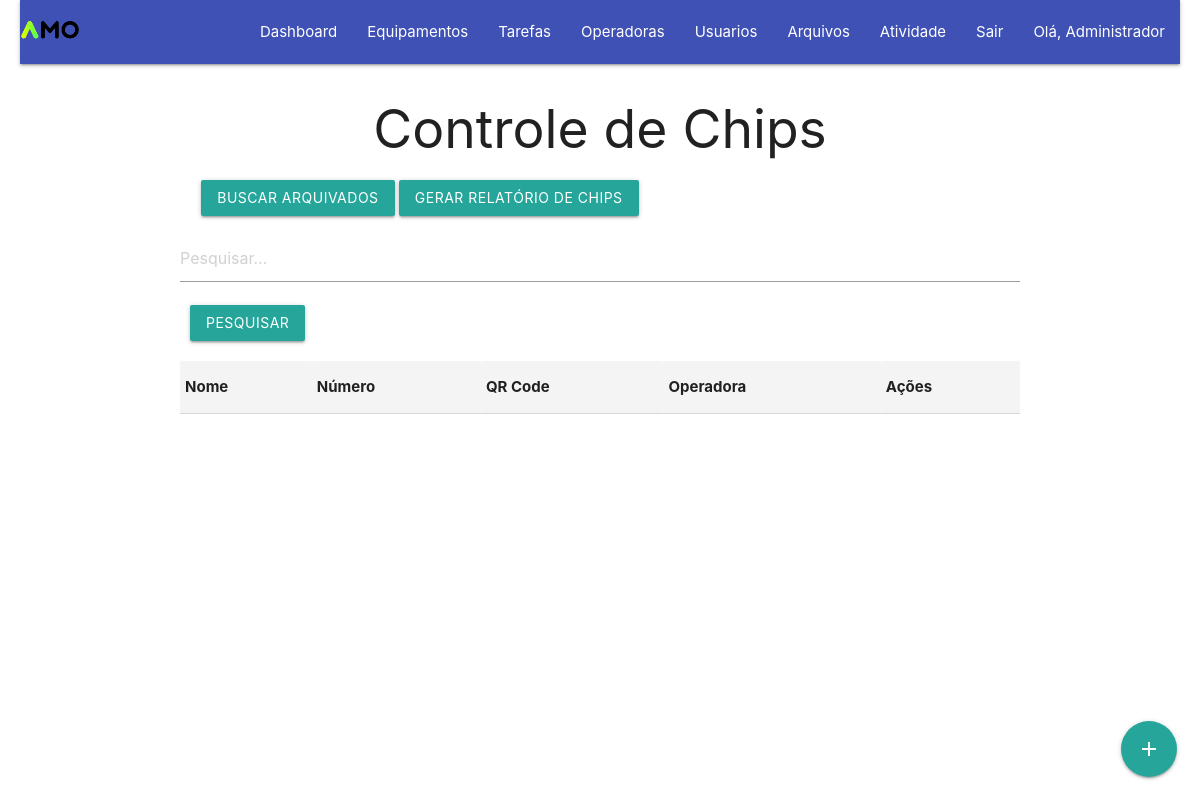
The page /chips.php?pagina=6 (signed in) on the database as committed earlier.
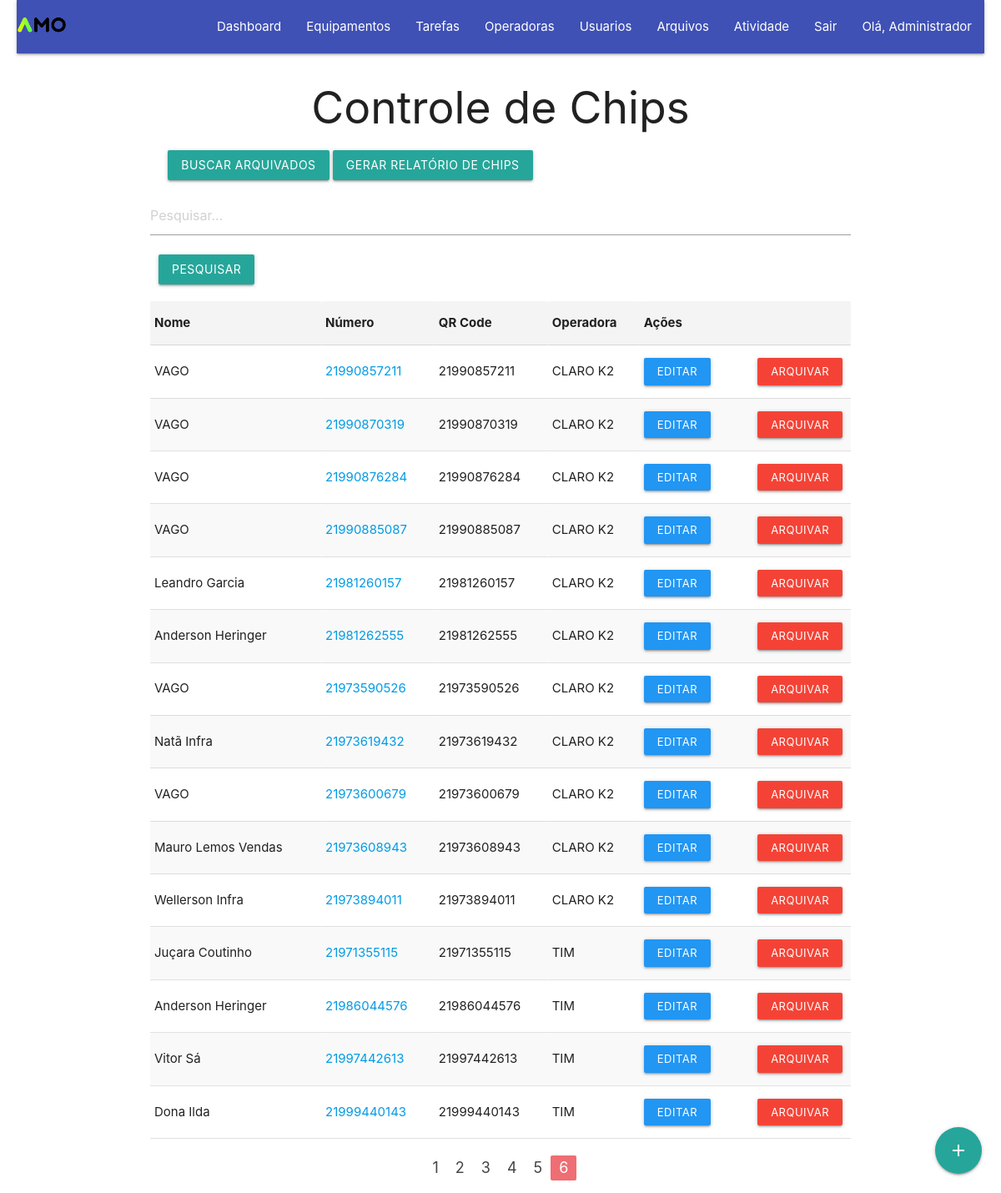
The same page on the database as committed later.
### tables this page shows
CREATE TABLE `chips` (
  `id` int(11) NOT NULL,
  `nome` varchar(100) NOT NULL,
  `numero` varchar(20) NOT NULL,
  `qrcode` varchar(100) NOT NULL,
  `operadora` varchar(50) NOT NULL
);

### chips.php (the view, shortened to what this page needs)
<?php
    require_once("db/conexao.php");
    $registrosPorPagina = 20;
    if (isset($_GET['pagina'])) {
        $paginaAtual = $_GET['pagina'];
    } else {
        $paginaAtual = 1;
    }
    $offset = ($paginaAtual - 1) * $registrosPorPagina;
    if (isset($_GET['search'])) {
        $search = $_GET['search'];
        $sql = "SELECT * FROM chips WHERE nome LIKE '%$search%' OR numero LIKE '%$search%' OR qrcode LIKE '%$search%' OR operadora LIKE '%$search%' LIMIT $offset, $registrosPorPagina";
    } else {
        $sql = "SELECT * FROM chips LIMIT $offset, $registrosPorPagina";
    }
    $result = mysqli_query($con, $sql);
    $totalRegistrosQuery = mysqli_query($con, "SELECT COUNT(*) AS total FROM chips");
    $totalRegistrosArray = mysqli_fetch_assoc($totalRegistrosQuery);
    $totalRegistros = $totalRegistrosArray['total'];
    $totalPaginas = ceil($totalRegistros / $registrosPorPagina);
?>
<!DOCTYPE html>
<html lang="pt-BR">
<head>
    <link rel="stylesheet" href="https://cdnjs.cloudflare.com/ajax/libs/materialize/1.0.0/css/materialize.min.css">
</head>
<body>
    <?php require_once("header.php"); ?>
    <div class="container">
        <h2>Controle de Chips</h2>
        <div class="row">
            <div class="col s12">
                <form method="POST" action="chips_arquivados.php">
                    <button class="btn waves-effect waves-light btn-search" type="submit">
                        Buscar Arquivados
                    </button>
                    <a href="gerar_relatorio.php?tipo_relatorio=chips" target="_blank" class="btn waves-effect waves-light">Gerar Relatório de Chips</a>
                </form>
            </div>
        </div>
        <form method="GET" action="chips.php">
            <div class="input-field search-container">
                <input type="text" name="search" id="search" placeholder="Pesquisar...">
            </div>
            <button type="submit" class="btn waves-effect waves-light btn-search">
                Pesquisar
            </button>
        </form>
        <table>
            <thead>
                <tr>
                    <th>Nome</th>
                    <th>Número</th>
                    <th>QR Code</th>
                    <th>Operadora</th>
                    <th>Ações</th>
                </tr>
            </thead>
            <tbody>
                <?php while ($row = mysqli_fetch_assoc($result)) { ?>
                    <tr>
                        <td><?= $row['nome'] ?></td>
                        <td><a href="https://wa.me/55<?= $row['numero'] ?>"><?= $row['numero'] ?></a></td>
                        <td><?= $row['qrcode'] ?></td>
                        <td><?= $row['operadora'] ?></td>
                        <td class="actions">
                            <a href="editar_chips.php?id=<?= $row['id'] ?>" class="btn-small waves-effect waves-light blue">Editar</a>
                            <a href="arquivar_chips.php?id=<?= $row['id'] ?>" class="btn-small waves-effect waves-light red">Arquivar</a>
                        </td>
                    </tr>
                <?php } ?>
            </tbody>
        </table>
        <ul class="pagination">
            <?php
                for ($pagina = 1; $pagina <= $totalPaginas; $pagina++) {
                    echo "<li class='waves-effect ";
                    echo ($pagina == $paginaAtual) ? 'active' : '';
                    echo "'><a href='chips.php?pagina=$pagina'>$pagina</a></li>";
                }
            ?>
        </ul>
    <div class="fixed-action-btn">
        <a href="cadastro_chips.php" class="btn-floating btn-large waves-effect waves-light"><i class="material-icons">add</i></a>
    </div>
</body>
</html>

Rows that differ between the two databases and show on the page:
added chips: nome "VAGO", numero "21990857211", qrcode "21990857211", operadora "CLARO K2"
added chips: nome "VAGO", numero "21990870319", qrcode "21990870319", operadora "CLARO K2"
added chips: nome "VAGO", numero "21990876284", qrcode "21990876284", operadora "CLARO K2"
added chips: nome "VAGO", numero "21990885087", qrcode "21990885087", operadora "CLARO K2"
added chips: nome "Leandro Garcia", numero "21981260157", qrcode "21981260157", operadora "CLARO K2"
added chips: nome "Anderson Heringer", numero "21981262555", qrcode "21981262555", operadora "CLARO K2"
added chips: nome "VAGO", numero "21973590526", qrcode "21973590526", operadora "CLARO K2"
added chips: nome "Natã Infra", numero "21973619432", qrcode "21973619432", operadora "CLARO K2"
added chips: nome "VAGO", numero "21973600679", qrcode "21973600679", operadora "CLARO K2"
added chips: nome "Mauro Lemos Vendas", numero "21973608943", qrcode "21973608943", operadora "CLARO K2"
added chips: nome "Wellerson Infra", numero "21973894011", qrcode "21973894011", operadora "CLARO K2"
added chips: nome "Juçara Coutinho", numero "21971355115", qrcode "21971355115", operadora "TIM"
added chips: nome "Anderson Heringer", numero "21986044576", qrcode "21986044576", operadora "TIM"
added chips: nome "Vitor Sá", numero "21997442613", qrcode "21997442613", operadora "TIM"
added chips: nome "Dona Ilda", numero "21999440143", qrcode "21999440143", operadora "TIM"
Other text that changed with them:
new list line: "1"
new list line: "2"
new list line: "3"
new list line: "4"
new list line: "5"
new list line: "6"
